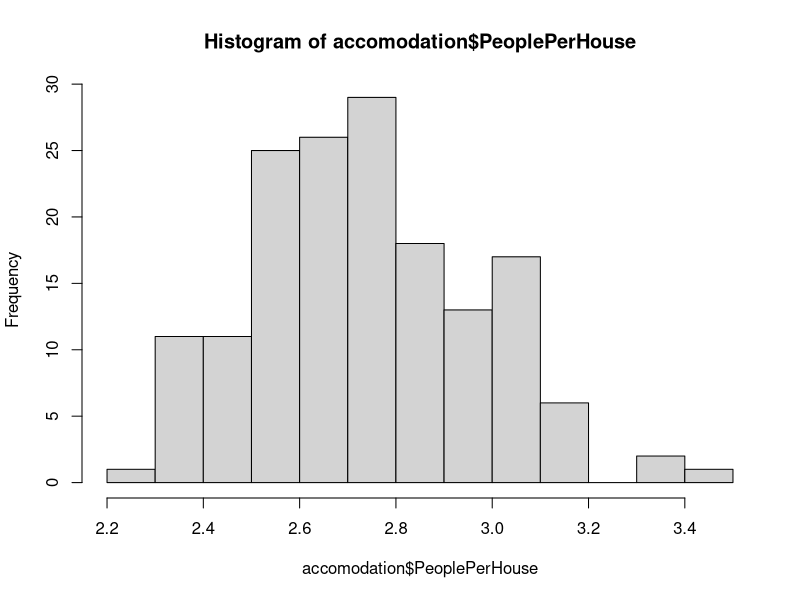
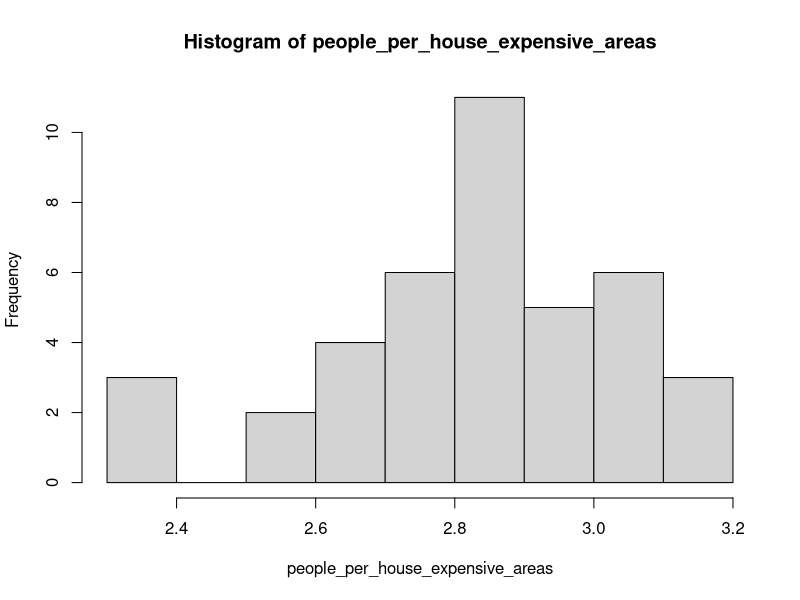
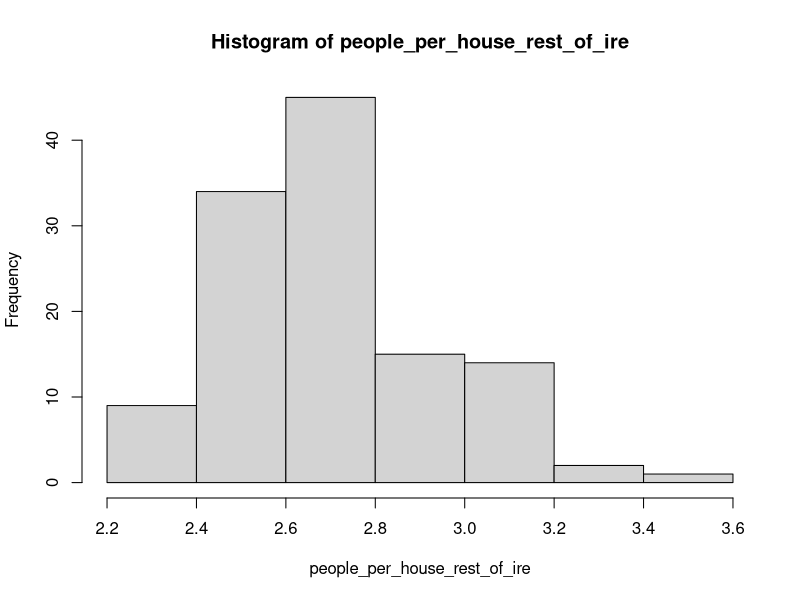

These charts were generated, in order, by the following R code:
# Load Dataset
accomodation <- read.csv("Data/HousingStatsProcessed.csv")

#Hypothesis:
#  NULL - affordability does not increase household density
#  Person per house in areas with low rental/income measure == person per house in areas with high rental / income measure
#  ALTERNATIVE - affordability increases household density
#  Person per house in areas with high rental/income measure > person per house in areas with low rental / income measure


rentIncomeCharacteristics <- summary(accomodation$RentIncomeRatio)

people_per_house_expensive_areas = accomodation$PeoplePerHouse[accomodation$RentIncomeRatio > rentIncomeCharacteristics['3rd Qu.']]
people_per_house_rest_of_ire = accomodation$PeoplePerHouse[accomodation$RentIncomeRatio < rentIncomeCharacteristics['3rd Qu.']]

# We will compare people per household for the top quartile of affordability (highest rent to income ratio) 
# to the people per household in the rest of ireland - where accomodation is by definition more affordable
length(people_per_house_expensive_areas)
length(people_per_house_rest_of_ire)

hist(accomodation$PeoplePerHouse)
hist(people_per_house_expensive_areas)
hist(people_per_house_rest_of_ire)


library(pwr)

# Calculate power for the observations selected
test_power <- pwr.t.test(n = length(people_per_house_expensive_areas), d = 0.5, sig.level = 0.05, 
                         type="two.sample", alternative = "greater")

test_power

# Perform a Welch two-sample T test on the data to test they hypothesis
t.test(people_per_house_expensive_areas,people_per_house_rest_of_ire, alternative = "greater")
